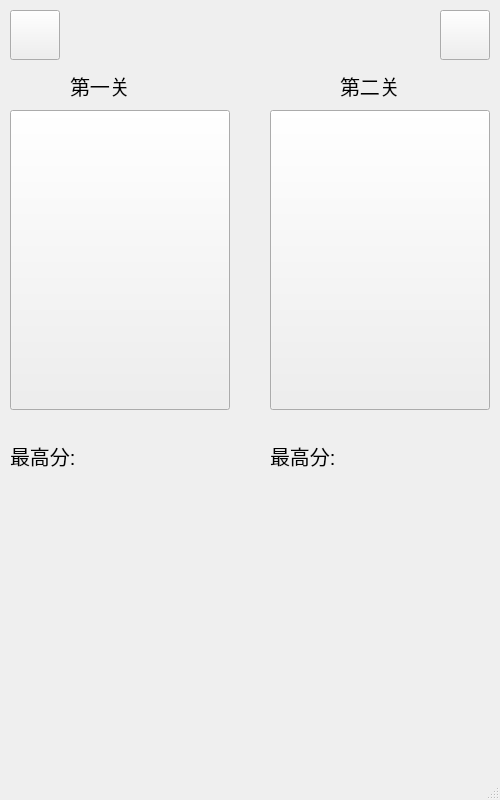
<?xml version="1.0" encoding="UTF-8"?>
<ui version="4.0">
 <class>secondMainWindow</class>
 <widget class="QMainWindow" name="secondMainWindow">
  <property name="geometry">
   <rect>
    <x>0</x>
    <y>0</y>
    <width>500</width>
    <height>800</height>
   </rect>
  </property>
  <property name="minimumSize">
   <size>
    <width>500</width>
    <height>800</height>
   </size>
  </property>
  <property name="maximumSize">
   <size>
    <width>500</width>
    <height>800</height>
   </size>
  </property>
  <property name="font">
   <font>
    <pointsize>15</pointsize>
   </font>
  </property>
  <property name="windowTitle">
   <string>MainWindow</string>
  </property>
  <widget class="QWidget" name="centralwidget">
   <widget class="QPushButton" name="back">
    <property name="geometry">
     <rect>
      <x>10</x>
      <y>10</y>
      <width>50</width>
      <height>50</height>
     </rect>
    </property>
    <property name="text">
     <string/>
    </property>
   </widget>
   <widget class="QPushButton" name="set_2">
    <property name="geometry">
     <rect>
      <x>440</x>
      <y>10</y>
      <width>50</width>
      <height>50</height>
     </rect>
    </property>
    <property name="text">
     <string/>
    </property>
   </widget>
   <widget class="QPushButton" name="chap_1">
    <property name="geometry">
     <rect>
      <x>10</x>
      <y>110</y>
      <width>220</width>
      <height>300</height>
     </rect>
    </property>
    <property name="text">
     <string/>
    </property>
    <property name="checkable">
     <bool>true</bool>
    </property>
    <property name="autoExclusive">
     <bool>true</bool>
    </property>
   </widget>
   <widget class="QPushButton" name="chap_2">
    <property name="geometry">
     <rect>
      <x>270</x>
      <y>110</y>
      <width>220</width>
      <height>300</height>
     </rect>
    </property>
    <property name="text">
     <string/>
    </property>
    <property name="checkable">
     <bool>true</bool>
    </property>
    <property name="autoExclusive">
     <bool>true</bool>
    </property>
   </widget>
   <widget class="QLabel" name="scoreLabel_1">
    <property name="geometry">
     <rect>
      <x>10</x>
      <y>440</y>
      <width>91</width>
      <height>31</height>
     </rect>
    </property>
    <property name="text">
     <string>最高分:</string>
    </property>
   </widget>
   <widget class="QLabel" name="scoreLabel_2">
    <property name="geometry">
     <rect>
      <x>270</x>
      <y>440</y>
      <width>91</width>
      <height>31</height>
     </rect>
    </property>
    <property name="text">
     <string>最高分:</string>
    </property>
   </widget>
   <widget class="QLabel" name="chapterLabel_1">
    <property name="geometry">
     <rect>
      <x>70</x>
      <y>70</y>
      <width>81</width>
      <height>31</height>
     </rect>
    </property>
    <property name="text">
     <string>第一关</string>
    </property>
   </widget>
   <widget class="QLabel" name="chapterLabel_2">
    <property name="geometry">
     <rect>
      <x>340</x>
      <y>70</y>
      <width>81</width>
      <height>31</height>
     </rect>
    </property>
    <property name="text">
     <string>第二关</string>
    </property>
   </widget>
   <widget class="QLabel" name="label">
    <property name="geometry">
     <rect>
      <x>110</x>
      <y>440</y>
      <width>121</width>
      <height>31</height>
     </rect>
    </property>
    <property name="text">
     <string/>
    </property>
   </widget>
   <widget class="QLabel" name="label_2">
    <property name="geometry">
     <rect>
      <x>370</x>
      <y>440</y>
      <width>121</width>
      <height>31</height>
     </rect>
    </property>
    <property name="text">
     <string/>
    </property>
   </widget>
  </widget>
  <widget class="QMenuBar" name="menubar">
   <property name="geometry">
    <rect>
     <x>0</x>
     <y>0</y>
     <width>500</width>
     <height>37</height>
    </rect>
   </property>
  </widget>
  <widget class="QStatusBar" name="statusbar"/>
 </widget>
 <resources/>
 <connections/>
</ui>
